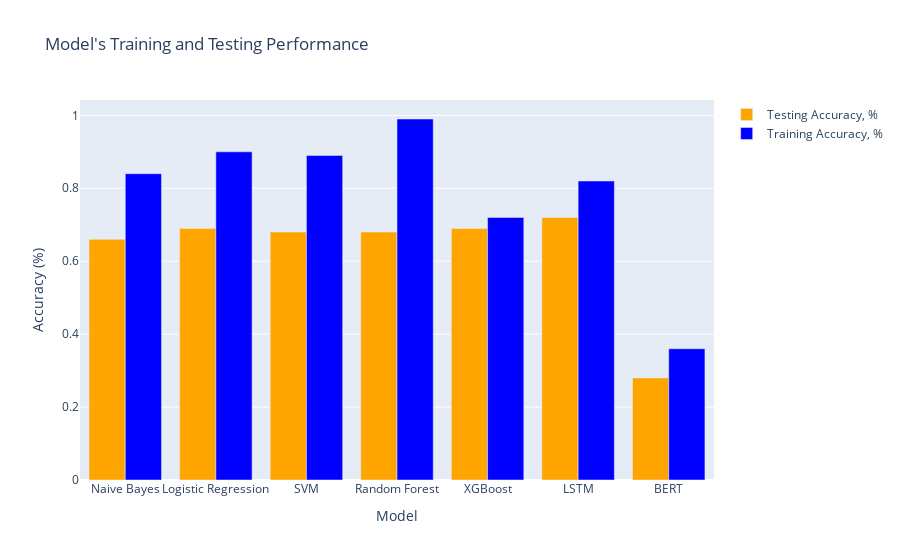

Notebook cell for this chart:
### Markdown cell above
Plot the Accuracy DataFrame with Plotly

### Code cell
import plotly.graph_objs as go

# Create traces for Test Accuracy and Train Accuracy
trace1 = go.Bar(
    x=test_accuracy_df['Model'],
    y=test_accuracy_df['Test Accuracy'],
    name='Testing Accuracy, %',
    marker_color='orange'
)

trace2 = go.Bar(
    x=test_accuracy_df['Model'],
    y=test_accuracy_df['Train Accuracy'],
    name='Training Accuracy, %',
    marker_color='blue'
)

# Create the layout
layout = go.Layout(
    title="Model's Training and Testing Performance",
    xaxis=dict(title='Model'),
    yaxis=dict(title='Accuracy (%)'),
    barmode='group'  # Group bars together for each model
)

# Create the figure and add the traces
fig = go.Figure(data=[trace1, trace2], layout=layout)

# Show the figure
fig.show()

### Figure 1 — Plotly figure (JSON) as saved in the notebook; plotly's stock layout.template omitted (floating-point values rounded to 4 significant figures)
{"data": [{"marker": {"color": "orange"}, "name": "Testing Accuracy, %", "type": "bar", "x": ["Naive Bayes", "Logistic Regression", "SVM", "Random Forest", "XGBoost", "LSTM", "BERT"], "y": [0.66, 0.69, 0.68, 0.68, 0.69, 0.72, 0.28]}, {"marker": {"color": "blue"}, "name": "Training Accuracy, %", "type": "bar", "x": ["Naive Bayes", "Logistic Regression", "SVM", "Random Forest", "XGBoost", "LSTM", "BERT"], "y": [0.84, 0.9, 0.89, 0.99, 0.72, 0.82, 0.36]}], "layout": {"barmode": "group", "title": {"text": "Model's Training and Testing Performance"}, "xaxis": {"title": {"text": "Model"}}, "yaxis": {"title": {"text": "Accuracy (%)"}}}}
